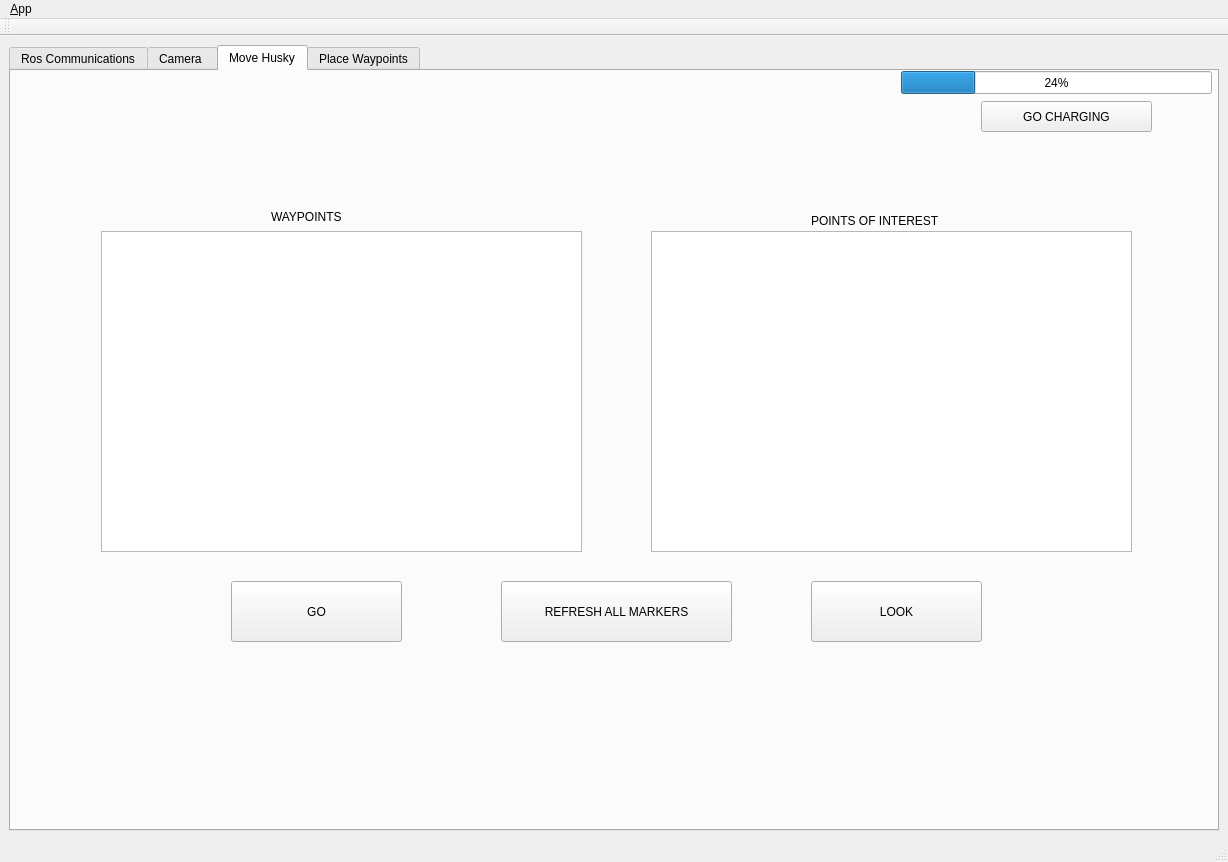
<?xml version="1.0" encoding="UTF-8"?>
<ui version="4.0">
 <class>MainWindowDesign</class>
 <widget class="QMainWindow" name="MainWindowDesign">
  <property name="geometry">
   <rect>
    <x>0</x>
    <y>0</y>
    <width>1228</width>
    <height>862</height>
   </rect>
  </property>
  <property name="windowTitle">
   <string>QRosApp</string>
  </property>
  <property name="windowIcon">
   <iconset resource="../resources/images.qrc">
    <normaloff>:/images/icon.png</normaloff>:/images/icon.png</iconset>
  </property>
  <property name="locale">
   <locale language="English" country="Australia"/>
  </property>
  <widget class="QWidget" name="centralwidget">
   <layout class="QGridLayout" name="gridLayout_2">
    <item row="0" column="1">
     <widget class="QTabWidget" name="tab_manager">
      <property name="minimumSize">
       <size>
        <width>100</width>
        <height>0</height>
       </size>
      </property>
      <property name="locale">
       <locale language="English" country="Australia"/>
      </property>
      <property name="currentIndex">
       <number>2</number>
      </property>
      <widget class="QWidget" name="tab_status">
       <attribute name="title">
        <string>Ros Communications</string>
       </attribute>
       <layout class="QVBoxLayout" name="verticalLayout_2">
        <item>
         <widget class="QFrame" name="frame">
          <property name="sizePolicy">
           <sizepolicy hsizetype="Minimum" vsizetype="Preferred">
            <horstretch>0</horstretch>
            <verstretch>0</verstretch>
           </sizepolicy>
          </property>
          <property name="frameShape">
           <enum>QFrame::StyledPanel</enum>
          </property>
          <property name="frameShadow">
           <enum>QFrame::Raised</enum>
          </property>
          <layout class="QVBoxLayout" name="verticalLayout_3">
           <item>
            <widget class="QGroupBox" name="groupBox">
             <property name="title">
              <string/>
             </property>
             <layout class="QGridLayout" name="gridLayout">
              <item row="4" column="0">
               <widget class="QLineEdit" name="line_edit_host">
                <property name="maximumSize">
                 <size>
                  <width>402</width>
                  <height>16777215</height>
                 </size>
                </property>
                <property name="text">
                 <string>192.168.1.67</string>
                </property>
               </widget>
              </item>
              <item row="13" column="3">
               <widget class="QLineEdit" name="line_edit_topic">
                <property name="enabled">
                 <bool>false</bool>
                </property>
                <property name="maximumSize">
                 <size>
                  <width>402</width>
                  <height>16777215</height>
                 </size>
                </property>
                <property name="text">
                 <string>unused</string>
                </property>
               </widget>
              </item>
              <item row="11" column="3">
               <widget class="QCheckBox" name="checkbox_use_environment">
                <property name="layoutDirection">
                 <enum>Qt::RightToLeft</enum>
                </property>
                <property name="text">
                 <string>Use environment variables</string>
                </property>
               </widget>
              </item>
              <item row="1" column="0">
               <widget class="QLabel" name="label">
                <property name="maximumSize">
                 <size>
                  <width>400</width>
                  <height>30</height>
                 </size>
                </property>
                <property name="frameShape">
                 <enum>QFrame::StyledPanel</enum>
                </property>
                <property name="frameShadow">
                 <enum>QFrame::Raised</enum>
                </property>
                <property name="text">
                 <string>Ros Master Url</string>
                </property>
               </widget>
              </item>
              <item row="12" column="3">
               <widget class="QLabel" name="label_3">
                <property name="maximumSize">
                 <size>
                  <width>400</width>
                  <height>30</height>
                 </size>
                </property>
                <property name="frameShape">
                 <enum>QFrame::StyledPanel</enum>
                </property>
                <property name="frameShadow">
                 <enum>QFrame::Raised</enum>
                </property>
                <property name="text">
                 <string>Ros Hostname</string>
                </property>
               </widget>
              </item>
              <item row="3" column="0">
               <widget class="QLabel" name="label_2">
                <property name="maximumSize">
                 <size>
                  <width>400</width>
                  <height>30</height>
                 </size>
                </property>
                <property name="frameShape">
                 <enum>QFrame::StyledPanel</enum>
                </property>
                <property name="frameShadow">
                 <enum>QFrame::Raised</enum>
                </property>
                <property name="text">
                 <string>Ros IP</string>
                </property>
               </widget>
              </item>
              <item row="1" column="2" rowspan="13">
               <widget class="QLabel" name="label_4">
                <property name="text">
                 <string/>
                </property>
               </widget>
              </item>
              <item row="6" column="0">
               <widget class="QPushButton" name="button_connect">
                <property name="enabled">
                 <bool>true</bool>
                </property>
                <property name="sizePolicy">
                 <sizepolicy hsizetype="MinimumExpanding" vsizetype="Fixed">
                  <horstretch>0</horstretch>
                  <verstretch>0</verstretch>
                 </sizepolicy>
                </property>
                <property name="maximumSize">
                 <size>
                  <width>402</width>
                  <height>50</height>
                 </size>
                </property>
                <property name="toolTip">
                 <string>Set the target to the current joint trajectory state.</string>
                </property>
                <property name="statusTip">
                 <string>Clear all waypoints and set the target to the current joint trajectory state.</string>
                </property>
                <property name="text">
                 <string>Connect</string>
                </property>
               </widget>
              </item>
              <item row="10" column="3">
               <widget class="QCheckBox" name="checkbox_remember_settings">
                <property name="layoutDirection">
                 <enum>Qt::RightToLeft</enum>
                </property>
                <property name="text">
                 <string>Remember settings on startup</string>
                </property>
               </widget>
              </item>
              <item row="2" column="0">
               <widget class="QLineEdit" name="line_edit_master">
                <property name="maximumSize">
                 <size>
                  <width>402</width>
                  <height>16777215</height>
                 </size>
                </property>
                <property name="text">
                 <string>http://192.168.1.2:11311/</string>
                </property>
               </widget>
              </item>
              <item row="8" column="0">
               <widget class="QPushButton" name="quit_button">
                <property name="sizePolicy">
                 <sizepolicy hsizetype="MinimumExpanding" vsizetype="Fixed">
                  <horstretch>0</horstretch>
                  <verstretch>0</verstretch>
                 </sizepolicy>
                </property>
                <property name="maximumSize">
                 <size>
                  <width>402</width>
                  <height>50</height>
                 </size>
                </property>
                <property name="text">
                 <string>Quit</string>
                </property>
               </widget>
              </item>
             </layout>
            </widget>
           </item>
          </layout>
         </widget>
        </item>
       </layout>
      </widget>
      <widget class="QWidget" name="tab2">
       <attribute name="title">
        <string>Camera </string>
       </attribute>
       <widget class="QLabel" name="view_logging">
        <property name="geometry">
         <rect>
          <x>10</x>
          <y>10</y>
          <width>800</width>
          <height>640</height>
         </rect>
        </property>
        <property name="maximumSize">
         <size>
          <width>800</width>
          <height>640</height>
         </size>
        </property>
        <property name="frameShape">
         <enum>QFrame::Box</enum>
        </property>
        <property name="frameShadow">
         <enum>QFrame::Plain</enum>
        </property>
        <property name="text">
         <string>cam1</string>
        </property>
       </widget>
       <widget class="QPushButton" name="startvideo">
        <property name="geometry">
         <rect>
          <x>40</x>
          <y>660</y>
          <width>221</width>
          <height>61</height>
         </rect>
        </property>
        <property name="text">
         <string>Start</string>
        </property>
       </widget>
       <widget class="QPushButton" name="suspendvideo">
        <property name="geometry">
         <rect>
          <x>300</x>
          <y>660</y>
          <width>221</width>
          <height>61</height>
         </rect>
        </property>
        <property name="text">
         <string>Stop</string>
        </property>
       </widget>
       <widget class="QPushButton" name="snapshot">
        <property name="geometry">
         <rect>
          <x>560</x>
          <y>660</y>
          <width>221</width>
          <height>61</height>
         </rect>
        </property>
        <property name="text">
         <string>Snapshot</string>
        </property>
       </widget>
       <widget class="QPushButton" name="pushButton_lin_up">
        <property name="geometry">
         <rect>
          <x>940</x>
          <y>170</y>
          <width>89</width>
          <height>25</height>
         </rect>
        </property>
        <property name="text">
         <string>UP</string>
        </property>
       </widget>
       <widget class="QPushButton" name="pushButton_lin_left">
        <property name="geometry">
         <rect>
          <x>840</x>
          <y>210</y>
          <width>89</width>
          <height>25</height>
         </rect>
        </property>
        <property name="text">
         <string>LEFT</string>
        </property>
       </widget>
       <widget class="QPushButton" name="pushButton_lin_right">
        <property name="geometry">
         <rect>
          <x>1030</x>
          <y>210</y>
          <width>89</width>
          <height>25</height>
         </rect>
        </property>
        <property name="text">
         <string>RIGHT</string>
        </property>
       </widget>
       <widget class="QPushButton" name="pushButton_lin_down">
        <property name="geometry">
         <rect>
          <x>940</x>
          <y>250</y>
          <width>89</width>
          <height>25</height>
         </rect>
        </property>
        <property name="text">
         <string>DOWN</string>
        </property>
       </widget>
       <widget class="QPushButton" name="pushButton_ori_up">
        <property name="geometry">
         <rect>
          <x>940</x>
          <y>340</y>
          <width>89</width>
          <height>25</height>
         </rect>
        </property>
        <property name="text">
         <string>UP</string>
        </property>
       </widget>
       <widget class="QPushButton" name="pushButton_ori_down">
        <property name="geometry">
         <rect>
          <x>940</x>
          <y>440</y>
          <width>89</width>
          <height>25</height>
         </rect>
        </property>
        <property name="text">
         <string>DOWN</string>
        </property>
       </widget>
       <widget class="QPushButton" name="pushButton_ori_left">
        <property name="geometry">
         <rect>
          <x>840</x>
          <y>390</y>
          <width>89</width>
          <height>25</height>
         </rect>
        </property>
        <property name="text">
         <string>LEFT</string>
        </property>
       </widget>
       <widget class="QPushButton" name="pushButton_ori_right">
        <property name="geometry">
         <rect>
          <x>1030</x>
          <y>390</y>
          <width>89</width>
          <height>25</height>
         </rect>
        </property>
        <property name="text">
         <string>RIGHT</string>
        </property>
       </widget>
       <widget class="QLabel" name="label_7">
        <property name="geometry">
         <rect>
          <x>950</x>
          <y>210</y>
          <width>67</width>
          <height>16</height>
         </rect>
        </property>
        <property name="text">
         <string>Linear</string>
        </property>
       </widget>
       <widget class="QLabel" name="label_8">
        <property name="geometry">
         <rect>
          <x>940</x>
          <y>390</y>
          <width>81</width>
          <height>21</height>
         </rect>
        </property>
        <property name="text">
         <string>orientation</string>
        </property>
       </widget>
       <widget class="QProgressBar" name="battery_tab2">
        <property name="geometry">
         <rect>
          <x>890</x>
          <y>0</y>
          <width>311</width>
          <height>23</height>
         </rect>
        </property>
        <property name="value">
         <number>24</number>
        </property>
       </widget>
      </widget>
      <widget class="QWidget" name="tab_4">
       <attribute name="title">
        <string>Move Husky</string>
       </attribute>
       <widget class="QPushButton" name="pushButton_go">
        <property name="geometry">
         <rect>
          <x>220</x>
          <y>510</y>
          <width>171</width>
          <height>61</height>
         </rect>
        </property>
        <property name="text">
         <string>GO</string>
        </property>
       </widget>
       <widget class="QPushButton" name="pushButton_charge">
        <property name="geometry">
         <rect>
          <x>970</x>
          <y>30</y>
          <width>171</width>
          <height>31</height>
         </rect>
        </property>
        <property name="text">
         <string>GO CHARGING</string>
        </property>
       </widget>
       <widget class="QListWidget" name="listmarkers_tab4_wpt">
        <property name="geometry">
         <rect>
          <x>90</x>
          <y>160</y>
          <width>481</width>
          <height>321</height>
         </rect>
        </property>
       </widget>
       <widget class="QProgressBar" name="battery_tab4">
        <property name="geometry">
         <rect>
          <x>890</x>
          <y>0</y>
          <width>311</width>
          <height>23</height>
         </rect>
        </property>
        <property name="value">
         <number>24</number>
        </property>
       </widget>
       <widget class="QListWidget" name="listmarkers_tab4_poi">
        <property name="geometry">
         <rect>
          <x>640</x>
          <y>160</y>
          <width>481</width>
          <height>321</height>
         </rect>
        </property>
       </widget>
       <widget class="QPushButton" name="pushButton_look">
        <property name="geometry">
         <rect>
          <x>800</x>
          <y>510</y>
          <width>171</width>
          <height>61</height>
         </rect>
        </property>
        <property name="text">
         <string>LOOK</string>
        </property>
       </widget>
       <widget class="QPushButton" name="pushButton_refresh">
        <property name="geometry">
         <rect>
          <x>490</x>
          <y>510</y>
          <width>231</width>
          <height>61</height>
         </rect>
        </property>
        <property name="text">
         <string>REFRESH ALL MARKERS</string>
        </property>
       </widget>
       <widget class="QLabel" name="label_9">
        <property name="geometry">
         <rect>
          <x>260</x>
          <y>130</y>
          <width>201</width>
          <height>31</height>
         </rect>
        </property>
        <property name="text">
         <string>WAYPOINTS</string>
        </property>
       </widget>
       <widget class="QLabel" name="label_10">
        <property name="geometry">
         <rect>
          <x>800</x>
          <y>140</y>
          <width>241</width>
          <height>20</height>
         </rect>
        </property>
        <property name="text">
         <string>POINTS OF INTEREST</string>
        </property>
       </widget>
      </widget>
      <widget class="QWidget" name="tab_3">
       <attribute name="title">
        <string>Place Waypoints</string>
       </attribute>
       <widget class="QPushButton" name="pushButton_load">
        <property name="geometry">
         <rect>
          <x>440</x>
          <y>140</y>
          <width>271</width>
          <height>25</height>
         </rect>
        </property>
        <property name="text">
         <string>LOAD MARKERS</string>
        </property>
       </widget>
       <widget class="QLabel" name="label_5">
        <property name="geometry">
         <rect>
          <x>420</x>
          <y>220</y>
          <width>161</width>
          <height>31</height>
         </rect>
        </property>
        <property name="text">
         <string>POINTS OF INTEREST</string>
        </property>
       </widget>
       <widget class="QLabel" name="label_6">
        <property name="geometry">
         <rect>
          <x>620</x>
          <y>220</y>
          <width>161</width>
          <height>31</height>
         </rect>
        </property>
        <property name="text">
         <string>WAYPOINTS</string>
        </property>
       </widget>
       <widget class="Line" name="line">
        <property name="geometry">
         <rect>
          <x>560</x>
          <y>230</y>
          <width>41</width>
          <height>191</height>
         </rect>
        </property>
        <property name="orientation">
         <enum>Qt::Vertical</enum>
        </property>
       </widget>
       <widget class="QPushButton" name="pushButton_create_POI">
        <property name="geometry">
         <rect>
          <x>440</x>
          <y>270</y>
          <width>121</width>
          <height>51</height>
         </rect>
        </property>
        <property name="text">
         <string>CREATE</string>
        </property>
       </widget>
       <widget class="QPushButton" name="pushButton_delete_POI">
        <property name="geometry">
         <rect>
          <x>440</x>
          <y>360</y>
          <width>121</width>
          <height>51</height>
         </rect>
        </property>
        <property name="text">
         <string>DELETE</string>
        </property>
       </widget>
       <widget class="QPushButton" name="pushButton_create_wpt">
        <property name="geometry">
         <rect>
          <x>600</x>
          <y>270</y>
          <width>121</width>
          <height>51</height>
         </rect>
        </property>
        <property name="text">
         <string>CREATE</string>
        </property>
       </widget>
       <widget class="QPushButton" name="pushButton_delete_wpt">
        <property name="geometry">
         <rect>
          <x>600</x>
          <y>360</y>
          <width>121</width>
          <height>51</height>
         </rect>
        </property>
        <property name="text">
         <string>DELETE</string>
        </property>
       </widget>
       <widget class="QPushButton" name="pushButton_save">
        <property name="geometry">
         <rect>
          <x>440</x>
          <y>460</y>
          <width>281</width>
          <height>31</height>
         </rect>
        </property>
        <property name="text">
         <string>SAVE MARKERS</string>
        </property>
       </widget>
       <widget class="QLineEdit" name="lineEdit_markers">
        <property name="geometry">
         <rect>
          <x>440</x>
          <y>180</y>
          <width>271</width>
          <height>31</height>
         </rect>
        </property>
       </widget>
       <widget class="QProgressBar" name="battery_tab3">
        <property name="geometry">
         <rect>
          <x>890</x>
          <y>0</y>
          <width>311</width>
          <height>23</height>
         </rect>
        </property>
        <property name="value">
         <number>24</number>
        </property>
       </widget>
      </widget>
     </widget>
    </item>
   </layout>
  </widget>
  <widget class="QMenuBar" name="menubar">
   <property name="geometry">
    <rect>
     <x>0</x>
     <y>0</y>
     <width>1228</width>
     <height>22</height>
    </rect>
   </property>
   <widget class="QMenu" name="menu_File">
    <property name="title">
     <string>&amp;App</string>
    </property>
    <addaction name="action_Preferences"/>
    <addaction name="separator"/>
    <addaction name="actionAbout"/>
    <addaction name="actionAbout_Qt"/>
    <addaction name="separator"/>
    <addaction name="action_Quit"/>
   </widget>
   <addaction name="menu_File"/>
  </widget>
  <widget class="QStatusBar" name="statusbar"/>
  <widget class="QToolBar" name="toolBar">
   <property name="windowTitle">
    <string>toolBar</string>
   </property>
   <attribute name="toolBarArea">
    <enum>TopToolBarArea</enum>
   </attribute>
   <attribute name="toolBarBreak">
    <bool>false</bool>
   </attribute>
  </widget>
  <action name="action_Quit">
   <property name="text">
    <string>&amp;Quit</string>
   </property>
   <property name="shortcut">
    <string>Ctrl+Q</string>
   </property>
   <property name="shortcutContext">
    <enum>Qt::ApplicationShortcut</enum>
   </property>
  </action>
  <action name="action_Preferences">
   <property name="text">
    <string>&amp;Preferences</string>
   </property>
  </action>
  <action name="actionAbout">
   <property name="text">
    <string>&amp;About</string>
   </property>
  </action>
  <action name="actionAbout_Qt">
   <property name="text">
    <string>About &amp;Qt</string>
   </property>
  </action>
 </widget>
 <resources>
  <include location="../resources/images.qrc"/>
 </resources>
 <connections>
  <connection>
   <sender>action_Quit</sender>
   <signal>triggered()</signal>
   <receiver>MainWindowDesign</receiver>
   <slot>close()</slot>
   <hints>
    <hint type="sourcelabel">
     <x>-1</x>
     <y>-1</y>
    </hint>
    <hint type="destinationlabel">
     <x>399</x>
     <y>299</y>
    </hint>
   </hints>
  </connection>
  <connection>
   <sender>quit_button</sender>
   <signal>clicked()</signal>
   <receiver>MainWindowDesign</receiver>
   <slot>close()</slot>
   <hints>
    <hint type="sourcelabel">
     <x>859</x>
     <y>552</y>
    </hint>
    <hint type="destinationlabel">
     <x>469</x>
     <y>299</y>
    </hint>
   </hints>
  </connection>
 </connections>
</ui>
